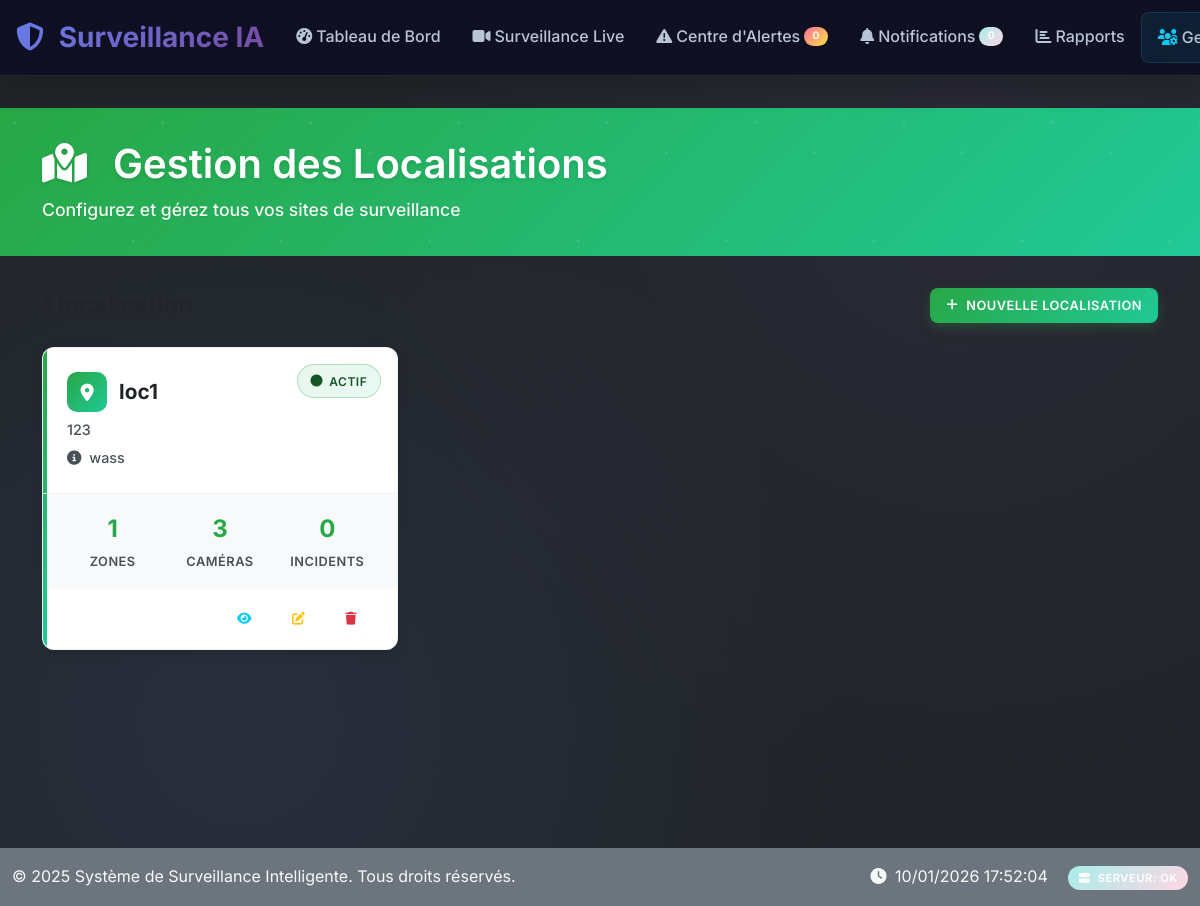
The app's page /monitoring/locations/ (signed in) with its own data.
### monitoring/models.py (models this page shows, shortened)
class Location(models.Model):
    company = models.ForeignKey('companies.Company', on_delete=models.CASCADE, related_name='locations', verbose_name="Entreprise", null=True, blank=True)
    subcompany = models.ForeignKey('companies.SubCompany', on_delete=models.CASCADE, related_name='locations', verbose_name="Sous-entreprise", null=True, blank=True)
    name = models.CharField(max_length=200, verbose_name="Nom du lieu")
    address = models.TextField(verbose_name="Adresse")
    description = models.TextField(blank=True, verbose_name="Description")
    created_at = models.DateTimeField(auto_now_add=True)
    is_active = models.BooleanField(default=True)
    class Meta:
        verbose_name = "Lieu"
        verbose_name_plural = "Lieux"

### monitoring/views.py (the view)
# urls.py: path('locations/', views.location_list, name='locations'),
@login_required
def location_list(request):
    from companies.utils import get_user_permissions_for_subcompany
    if hasattr(request, 'current_subcompany') and request.current_subcompany:
        permissions = get_user_permissions_for_subcompany(request.user, request.current_subcompany)
        if not permissions.get('can_manage_monitoring', False):
            from django.contrib import messages
            messages.error(request, "Vous n'avez pas la permission d'accéder à la surveillance.")
            return redirect('dashboard')
    from companies.utils import get_user_data_filters
    filters = get_user_data_filters(request)
    location_filter = filters.get('location_filter', {})
    locations = Location.objects.filter(subcompany=request.current_subcompany).order_by('-id')
    context = {
        'locations': locations,
    }
    return render(request, 'monitoring/locations.html', context)

### companies/models.py (called while the page is built)
    @property
    def is_owner(self):
        return self.role == 'owner'

    @property
    def is_manager(self):
        return self.role == 'manager'

    def get_accessible_subcompanies(self):
        if self.is_owner:
            return SubCompany.objects.filter(is_active=True)
        elif self.is_manager:
            assigned_subcompanies = self.subcompanies.filter(is_active=True)
            if assigned_subcompanies.exists():
                return assigned_subcompanies
            else:
                return self.company.subcompanies.filter(is_active=True)
        else:
            return self.subcompanies.filter(is_active=True)

### companies/utils.py (called while the page is built, shortened)
def get_user_permissions_for_subcompany(user, subcompany):
    if not hasattr(user, 'company_profile'):
        return {}
    company_user = user.company_profile
    if company_user.is_manager and subcompany.parent_company == company_user.company:
        return {
            'can_manage_monitoring': True,
            'can_manage_alerts': True,
            'can_manage_alert_rules': True,
            'can_view_reports': True,
        }

### templates/monitoring/locations.html (shortened to what this page needs)
{% extends 'base.html' %}
{% load static %}
{% block content %}
<div class="locations-header">
    <div class="container">
        <h1>
            <i class="fas fa-map-marked-alt me-3"></i>
            Gestion des Localisations
        </h1>
        <p>Configurez et gérez tous vos sites de surveillance</p>
    </div>
</div>
<div class="container">
    <div class="d-flex justify-content-between align-items-center mb-4">
        <div>
            <h4 class="mb-0" style="color: #212529; font-weight: 700;">
            </h4>
        </div>
        <div>
            <button class="btn btn-success" data-bs-toggle="modal" data-bs-target="#createLocationModal">
                <i class="fas fa-plus"></i>
                Nouvelle Localisation
            </button>
        </div>
    </div>
    {% if locations %}
        <div class="locations-grid">
            {% for location in locations %}
                <div class="location-card">
                    <div class="location-header">
                        <div class="location-status">
                            <span class="status-badge {% if location.is_active %}status-active{% else %}status-inactive{% endif %}">
                                <i class="fas fa-circle"></i>
                                {% if location.is_active %}Actif{% else %}Inactif{% endif %}
                            </span>
                        </div>
                        <h3 class="location-name">
                            <div class="location-icon">
                                <i class="fas fa-map-marker-alt"></i>
                            </div>
                            {{ location.name }}
                        </h3>
                        <p class="location-address">{{ location.address|truncatechars:80 }}</p>
                        {% if location.description %}
                            <p class="location-address mt-2">
                                <i class="fas fa-info-circle me-1"></i>
                                {{ location.description|truncatechars:100 }}
                            </p>
                        {% endif %}
                    </div>
                    <div class="location-stats">
                        <div class="stat-item">
                            <div class="stat-number">{{ location.zones.count }}</div>
                            <div class="stat-label">Zones</div>
                        </div>
                        <div class="stat-item">
                            <div class="stat-number">{{ location.cameras.count }}</div>
                            <div class="stat-label">Caméras</div>
                        </div>
                        <div class="stat-item">
                            <div class="stat-number">{{ location.incidents.count }}</div>
                            <div class="stat-label">Incidents</div>
                        </div>
                    </div>
                    <div class="location-actions d-flex gap-2 flex-wrap">
                        <a href="{% url 'monitoring:location_detail' location.id %}"
                           class="btn btn-sm btn-outline-info"
                           data-bs-toggle="tooltip" title="Voir les détails">
                            <i class="fas fa-eye"></i>
                        </a>
                        <button onclick="editLocation({{ location.id }})"
                                class="btn btn-sm btn-outline-warning"
                                data-bs-toggle="tooltip" title="Modifier">
                            <i class="fas fa-edit"></i>
                        </button>
                        <button onclick="deleteLocation({{ location.id }}, '{{ location.name|escapejs }}')"
                                class="btn btn-sm btn-outline-danger"
                                data-bs-toggle="tooltip" title="Supprimer">
                            <i class="fas fa-trash"></i>
                        </button>
                    </div>
                </div>
            {% endfor %}
        </div>
    {% endif %}
</div>
{% endblock %}

### static/css/surveillance.css (style rules this page uses)
:root { --primary-gradient: linear-gradient(135deg, #667eea 0%, #764ba2 100%); --secondary-gradient: linear-gradient(135deg, #f093fb 0%, #f5576c 100%); --success-gradient: linear-gradient(135deg, #4facfe 0%, #00f2fe 100%); --warning-gradient: linear-gradient(135deg, #43e97b 0%, #38f9d7 100%); --danger-gradient: linear-gradient(135deg, #fa709a 0%, #fee140 100%); --info-gradient: linear-gradient(135deg, #a8edea 0%, #fed6e3 100%); --primary-color: #667eea; --secondary-color: #764ba2; --accent-color: #f093fb; --dark-bg: #0f0f23; --card-bg: rgba(255, 255, 255, 0.05); --glass-bg: rgba(255, 255, 255, 0.1); --nav-bg: rgba(15, 15, 35, 0.95); --text-primary: #ffffff; --text-secondary: #b8c5d6; --text-muted: #8892b0; --shadow-sm: 0 2px 8px rgba(0, 0, 0, 0.1); --shadow-md: 0 8px 32px rgba(0, 0, 0, 0.2); --shadow-lg: 0 16px 64px rgba(0, 0, 0, 0.3); --shadow-glow: 0 0 20px rgba(102, 126, 234, 0.3); --border-radius: 16px; --border-radius-sm: 8px; --border-radius-lg: 24px; --transition-fast: all 0.2s cubic-bezier(0.4, 0, 0.2, 1); --transition-smooth: all 0.3s cubic-bezier(0.4, 0, 0.2, 1); --transition-slow: all 0.5s cubic-bezier(0.4, 0, 0.2, 1); }
* { box-sizing: border-box; }
body { font-family: 'Inter', 'SF Pro Display', -apple-system, BlinkMacSystemFont, sans-serif; background: var(--dark-bg); background-image: radial-gradient(circle at 20% 80%, rgba(102, 126, 234, 0.1) 0%, transparent 50%), radial-gradient(circle at 80% 20%, rgba(118, 75, 162, 0.1) 0%, transparent 50%); color: var(--text-primary); line-height: 1.6; font-weight: 400; overflow-x: hidden; padding-top: 76px; }
.btn { font-weight: 600; border-radius: var(--border-radius-sm); padding: 0.75rem 1.5rem; border: none; transition: var(--transition-smooth); position: relative; overflow: hidden; text-transform: uppercase; letter-spacing: 0.5px; font-size: 0.875rem; }
.btn::before { content: ''; position: absolute; top: 0; left: -100%; width: 100%; height: 100%; background: linear-gradient(90deg, transparent, rgba(255, 255, 255, 0.2), transparent); transition: var(--transition-smooth); }
.btn-success { background: var(--success-gradient); color: white; }

### records on screen
Location: is_active "ACTIF", name "loc1", address "123", description "wass", zones.count "1", cameras.count "3", incidents.count "0"
